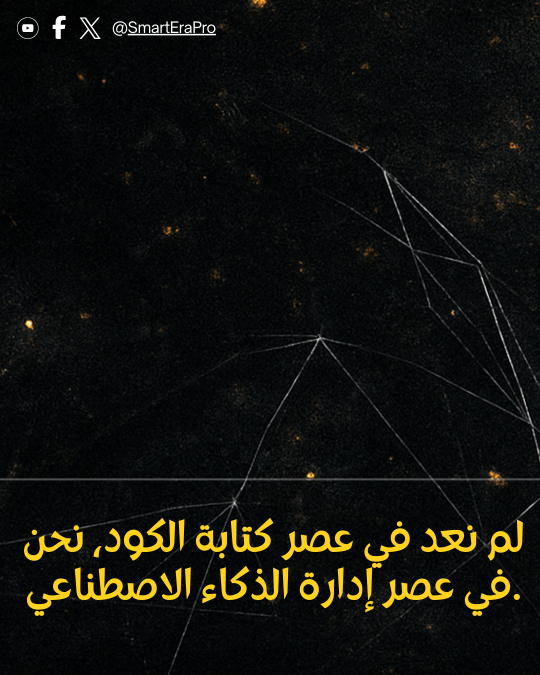
#> input picture Publication Instagram - Transforming the  Future of Business.png, 1080 x 1350 px (shown at 1/2 size)
$ python test_image_generator.py
#> lines starting #> are read from the running program, lines starting #| are printed output that depends on the picture
"""Test script for image generator module."""

from pathlib import Path
from PIL import Image, ImageDraw, ImageFont

# Test 1: Load template
print("Test 1: Loading template...")
template_path = Path("Publication Instagram - Transforming the  Future of Business.png")
try:
    template = Image.open(template_path).convert("RGBA")
    print(f"  ✓ Template loaded: {template.size}")
#|   ✓ Template loaded: (1080, 1350)
except Exception as e:
    print(f"  ✗ Failed: {e}")
    exit(1)

# Test 2: Create output directory
print("\nTest 2: Creating output directory...")
output_dir = Path("generated_images")
output_dir.mkdir(exist_ok=True)
print(f"  ✓ Output directory: {output_dir.absolute()}")

# Test 3: Add text to template
print("\nTest 3: Adding text to template...")
draw = ImageDraw.Draw(template)
try:
    font = ImageFont.truetype("C:/Windows/Fonts/arial.ttf", 32)
except:
    font = ImageFont.load_default()

test_text = "L'intelligence artificielle transforme le futur des entreprises"
draw.text((30, 500), test_text, font=font, fill=(255, 215, 0, 255))
print(f"  ✓ Text added: '{test_text[:40]}...'")

# Test 4: Save generated image
print("\nTest 4: Saving generated image...")
output_path = output_dir / "test_output.png"
template.save(output_path, "PNG")
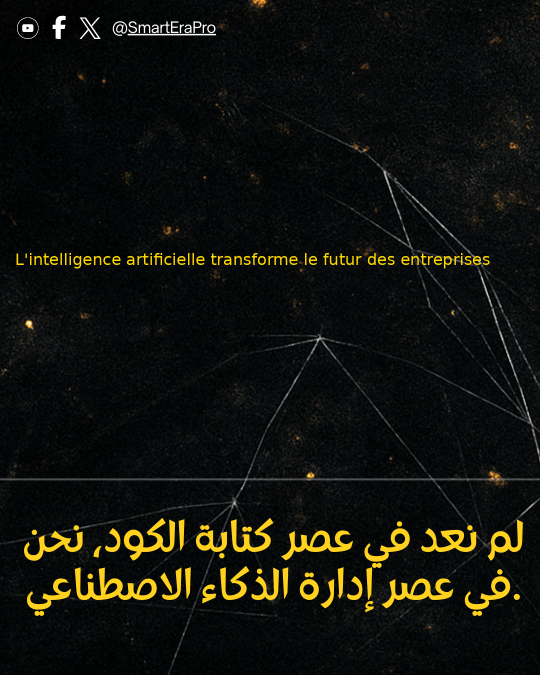
#> saved as test_output.png: PIL image 1080x1350 RGBA (shown at 1/2 size); mean R, G, B, A 17.2, 17.8, 12.2, 255
print(f"  ✓ Image saved: {output_path.absolute()}")

# Test 5: Verify output
print("\nTest 5: Verifying output...")
if output_path.exists():
    size = output_path.stat().st_size
    print(f"  ✓ File exists, size: {size:,} bytes")
else:
    print("  ✗ File not found!")

print("\n" + "=" * 50)
print("All tests passed! Image generator is working.")
print(f"Generated image: {output_path.absolute()}")
